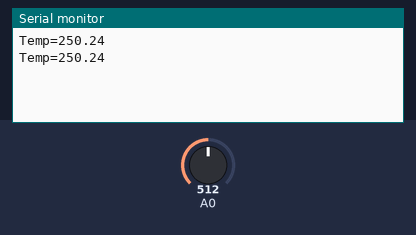
The sketch below on a simulated Arduino Uno, built with avr-gcc and run on an emulated ATmega328P. On the bench: the last lines printed to the serial monitor. The inputs (shaded band) are chosen by the test bench; at power-on: A0 = 512.

Above: at 1.8 s.
1.9 s: A0 set to 716
At 2.8 s:
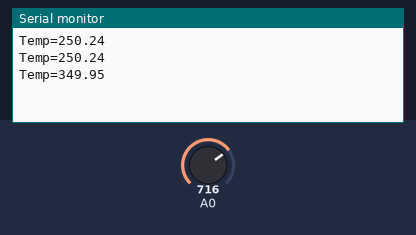
3.4 s: A0 set to 900
At 4.8 s:
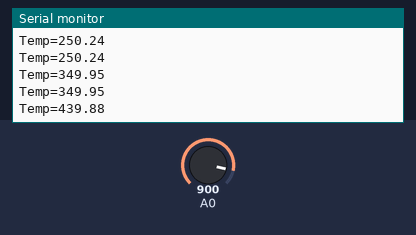
Timing chart, 0 to 6.4 s (numbered marks = the images above; inputs shaded):
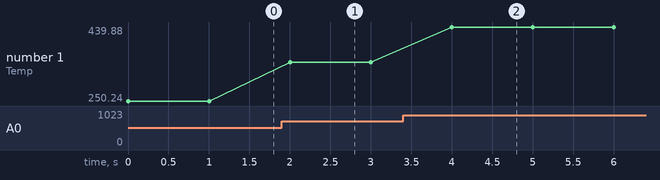

Measured:
- after the input at 1.9 s, the serial monitor: prints a new line after 0.10 s (image 1)
- after the input at 3.4 s, the serial monitor: prints a new line after 0.60 s (image 2)
- plotted number 1: 250.24 → 349.95 after the input at 1.9 s, 349.95 → 439.88 after the input at 3.4 s

The sketch:

LM35.ino
```cpp
//mohsenkmt

void setup() {
Serial.begin(9600);

}

void loop() {
float d=analogRead(A0);
d=d*0.4887585532746823;  // float v=(d*(5.0/1023.0))*100;
Serial.print("Temp=");
Serial.println(d);
delay(1000);

}
```
